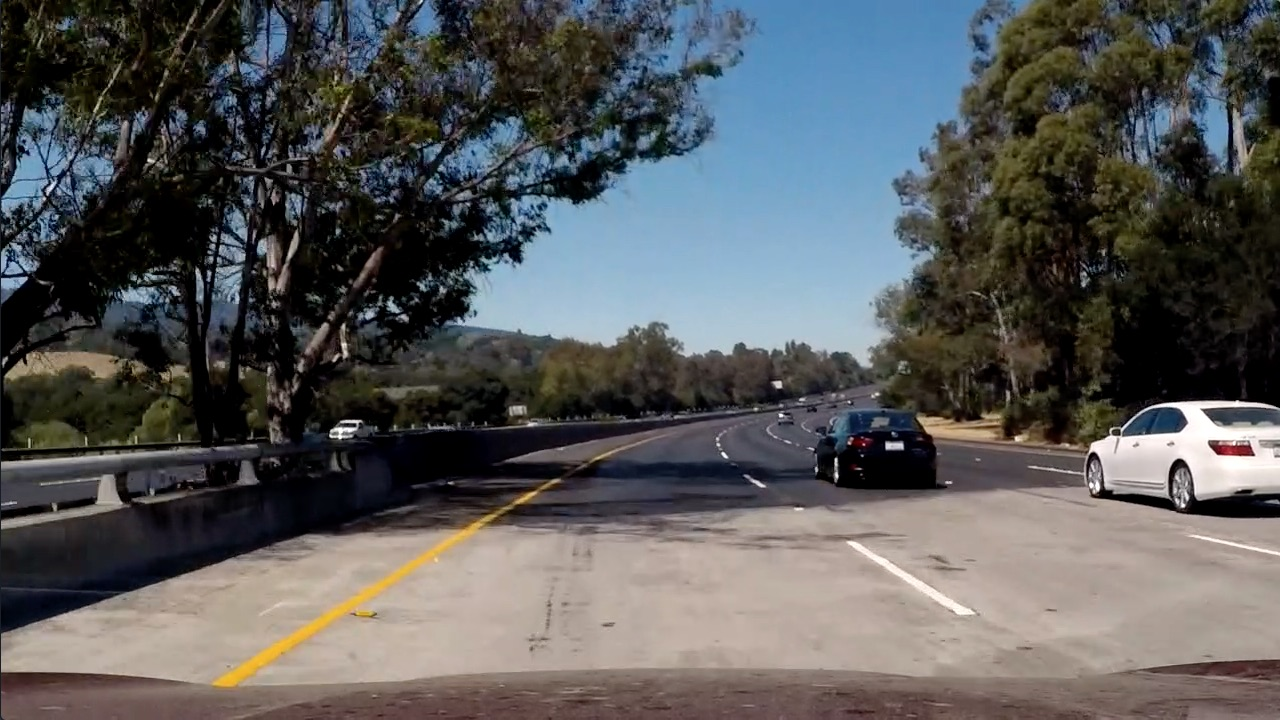
#> input picture 02_Advanced_CV/color-shadow-example.jpg, 1280 x 720 px
$ jupyter execute 3_combined.ipynb   (shell and % lines are left out)   (older library calls are emulated)
#> lines starting #> are read from the running program, lines starting #| are printed output that depends on the picture; after the words box and inside, x2 and y2 are one past the last pixel; in counts of white or black regions, pixels touching at a corner belong together
### 02_Advanced_CV/threshold_utils.py
import numpy as np
import cv2
import matplotlib.pyplot as plt
import matplotlib.image as mpimg
import pickle
import glob
import os

def plot_pics(images=[], title=[]):
    rows, columns = 1, len(images)
    fig, plot_array = plt.subplots(rows, columns, figsize=(20,10))

    for index, plot in enumerate(plot_array.ravel()):
        plot.imshow(images[index], cmap='gray')
        if len(title) == 0 or len(title) != len(images):
            plot.set_title(index)
        else:
            plot.set_title(title[index])

    plt.draw()

def abs_sobel_thresh(img_channel, orient='x', thresh_min=20, thresh_max=100):

    if orient == 'x':
        abs_sobel = np.absolute(cv2.Sobel(img_channel, cv2.CV_64F, 1, 0))
    if orient == 'y':
        abs_sobel = np.absolute(cv2.Sobel(img_channel, cv2.CV_64F, 0, 1))

    # convert to 8-bit (range from 0 to 255)
    # work the same on input images of different scales, like jpg vs. png
    scaled_sobel = np.uint8(255*abs_sobel/np.max(abs_sobel))

    binary_output = np.zeros_like(scaled_sobel)
    binary_output[(scaled_sobel >= thresh_min) & (scaled_sobel <= thresh_max)] = 1

    return binary_output


# [29 lines left out: functions mag_threshold, dir_threshold, not called in this run]

def channel_thresh(img_channel, thresh_min=0, thresh_max=255):
#     hls = cv2.cvtColor(img, cv2.COLOR_BGR2HLS)
#     s_channel = hls[:,:,2]
    binary_output = np.zeros_like(img_channel)
    binary_output[(img_channel > thresh_min) & (img_channel <=thresh_max)] = 1
    return binary_output

# [6 lines left out: function display_all_filters, not called in this run]

### 02_Advanced_CV/3_combined.ipynb
[cell 1]
import numpy as np
import cv2
import matplotlib.pyplot as plt
import matplotlib.image as mpimg
import pickle
import glob
import os

[cell 2]
from threshold_utils import *

Pipeline
1. undistort
2. threshold
    - try out various combinations of color and gradient thresholds
3. perspective transform;
    - identify four source points for your perspective transform
    - the test of whether or not you got the transform correct, is that the lane lines should appear parallel in the warped images, whether they are straight or curved.

[cell 3]
image = cv2.imread('./color-shadow-example.jpg')
#> image is the input picture: shape (720, 1280, 3); mean B, G, R 89.8, 89.3, 88.5
gray_image = cv2.cvtColor(image, cv2.COLOR_BGR2GRAY)
target_img = cv2.imread('./target_img.jpg')
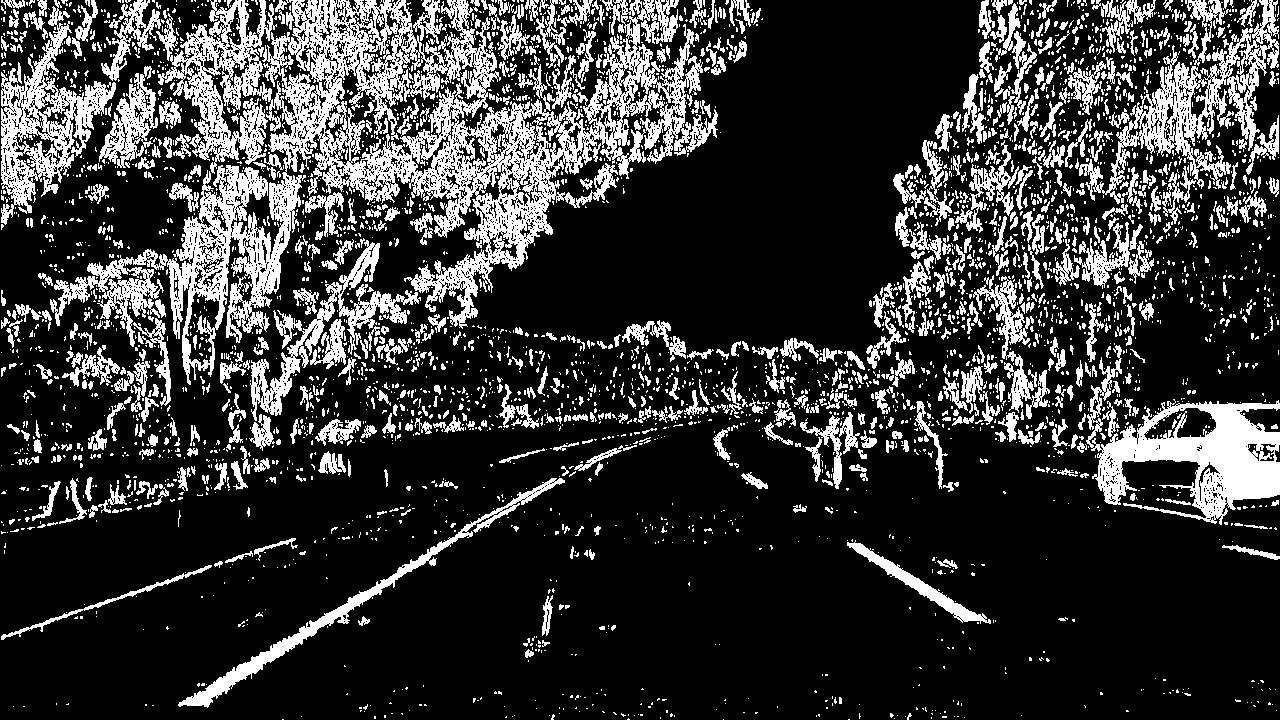
#> input picture 02_Advanced_CV/target_img.jpg, 1280 x 720 px
#> target_img is the input picture: shape (720, 1280, 3); min 0, max 255, mean 55.1

[cell 4]
hls = cv2.cvtColor(image, cv2.COLOR_BGR2HLS)
#> hls: shape (720, 1280, 3); mean of channels 0, 1, 2 55.5, 89.2, 70.1
H = hls[:,:,0]; L = hls[:,:,1]; S = hls[:,:,2]
# plot_pics([H, L, S], ['H', 'L', 'S'])

[cell 5]
H = channel_thresh(H, 110, 255)
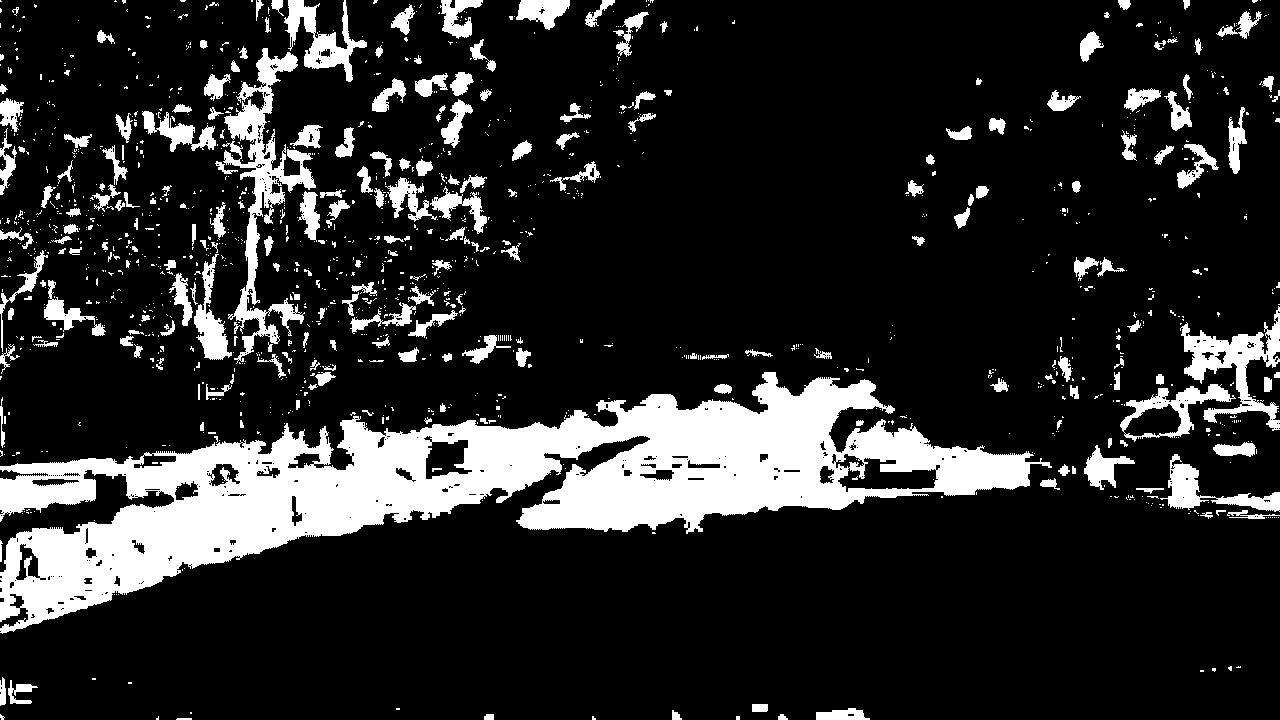
#> H: shape (720, 1280); values 0 (black) and 1 (white), 16.4% white; 1358 white regions (1116 under 20 px), largest, box (x1, y1, x2, y2) and area: (0, 372, 1052, 634) 92097, (222, 48, 316, 364) 7277, (1180, 306, 1280, 431) 4031
S = channel_thresh(S, 120, 255)
#> S: shape (720, 1280); values 0 (black) and 1 (white), 13.3% white; 3184 white regions (2596 under 20 px), largest, box (x1, y1, x2, y2) and area: (247, 430, 567, 540) 9492, (78, 0, 203, 153) 4996, (1, 0, 112, 114) 4139
S_combined = np.zeros_like(S)
S_combined[(H == 0) & (S == 1)] = 1
# color_binary = np.dstack((np.zeros_like(S), S, H)) * 255
# plt.imshow(color_binary)
# plot_pics([H, S, S_combined])

[cell 6]
# display_all_filters(gray_image)

[cell 7]
x_image = abs_sobel_thresh(gray_image, orient='x')
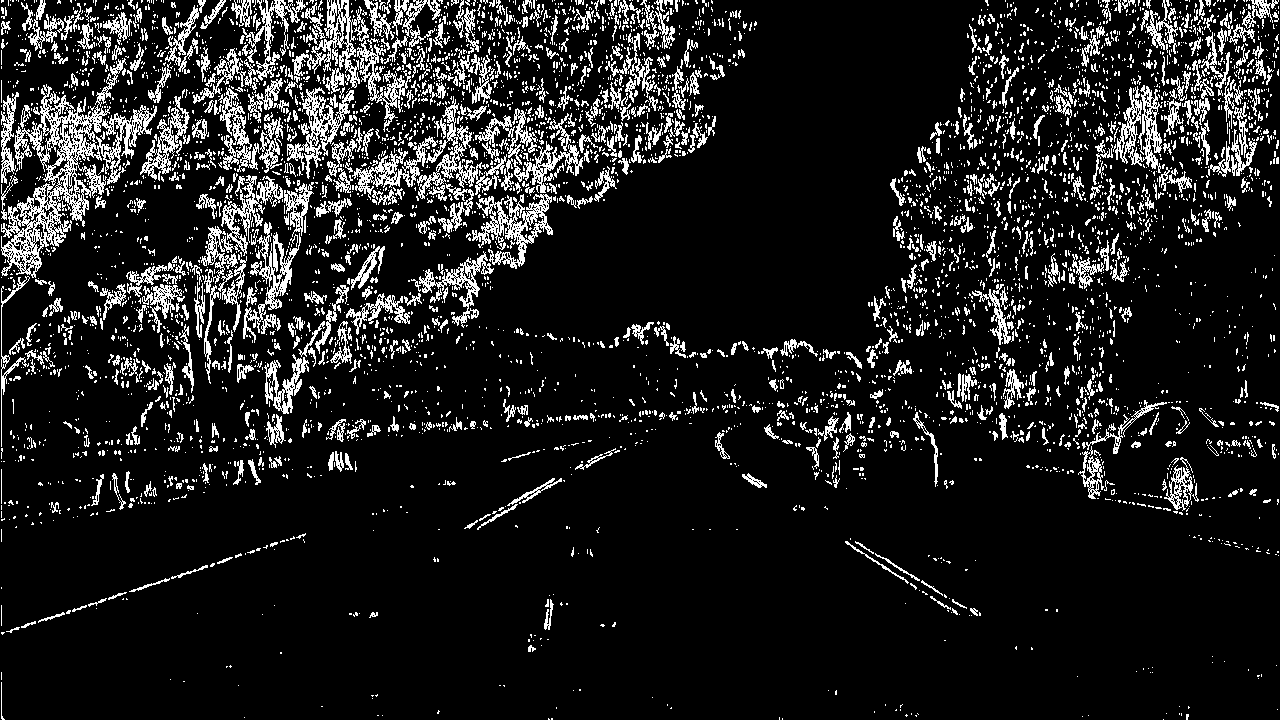
#> x_image: shape (720, 1280); values 0 (black) and 1 (white), 12.1% white in thin lines or dots
combined_image = np.zeros_like(x_image)
combined_image[(S_combined ==1) | (x_image == 1)] = 1
plot_pics([target_img, combined_image])
#> in plot_pics, `rows, columns = 1, len(images)`: rows = 1; columns = 2
#> the loop in plot_pics, `for index, plot in enumerate(plot_array.ravel()):` made 2 passes

[cell 8]
def warp(img):
    # Define calibration box in source (original)
    # and destination (desired orwarped) coordinates

    img_size = (img.shape[1], img.shape[0])

    src = np.float32(
        [[162, 718],
         [551, 481],
         [750, 481],
         [1133, 718]])

    dst = np.float32(
        [[350, 718],
         [350, 481],
         [940, 481],
         [940, 718]])

    # compute transformation
    M = cv2.getPerspectiveTransform(src, dst)

    # compute inverse transformation by swapping the input parameter
    Minv = cv2.getPerspectiveTransform(dst, src)

    # create warped image - use linear interpolation
    warped = cv2.warpPerspective(img, M, img_size, flags=cv2.INTER_LINEAR)

    return warped
binary_warped = warp(combined_image)
plot_pics([combined_image, binary_warped])

## Line Finding Method: Peaks in a Histogram

[cell 9]
histogram = np.sum(binary_warped[binary_warped.shape[0]//2:,:], axis=0)
plt.plot(histogram)

## Implement Sliding Windows (Inefficient)

[cell 10]
def find_lane_pixels(binary_warped):
    histogram = np.sum(binary_warped[binary_warped.shape[0]//2:,:], axis=0)
    # Create an output image to draw on and visualize the result
    out_img = np.dstack((binary_warped, binary_warped, binary_warped))
    # Find the peak of the left and right halves of the histogram
    # These will be the starting point for the left and right lines
    midpoint = np.int(histogram.shape[0]//2)
    leftx_base = np.argmax(histogram[:midpoint])
    rightx_base = np.argmax(histogram[midpoint:]) + midpoint

    # HYPERPARAMETERS
    nwindows = 9  # Choose the number of sliding windows
    margin = 100  # Set the width of the windows +/- margin
    minpix = 50   # Set minimum number of pixels found to recenter window

    # Set height of windows - based on nwindows above and image shape
    window_height = np.int(binary_warped.shape[0]//nwindows)
    # Identify the x and y positions of all nonzero pixels in the image
    nonzero = binary_warped.nonzero()
    nonzeroy = np.array(nonzero[0])
    nonzerox = np.array(nonzero[1])
    # Current positions to be updated later for each window in nwindows
    leftx_current = leftx_base
    rightx_current = rightx_base

    # Create empty lists to receive left and right lane pixel indices
    left_lane_inds = []
    right_lane_inds = []

    # Step through the windows one by one
    for window in range(nwindows):
        # Identify window boundaries in x and y (and right and left)
        win_y_low = binary_warped.shape[0] - (window+1)*window_height
        win_y_high = binary_warped.shape[0] - window*window_height
        win_xleft_low = leftx_current - margin
        win_xleft_high = leftx_current + margin
        win_xright_low = rightx_current - margin
        win_xright_high = rightx_current + margin

        # Draw the windows on the visualization image
        cv2.rectangle(out_img,(win_xleft_low,win_y_low),
                              (win_xleft_high,win_y_high),(0,255,0), 2)
        cv2.rectangle(out_img,(win_xright_low,win_y_low),
                              (win_xright_high,win_y_high),(0,255,0), 2)

        # Identify the nonzero pixels in x and y within the window #
        good_left_inds = ((nonzeroy >= win_y_low) & (nonzeroy < win_y_high) &
                          (nonzerox >= win_xleft_low) &  (nonzerox < win_xleft_high)).nonzero()[0]
        good_right_inds = ((nonzeroy >= win_y_low) & (nonzeroy < win_y_high) &
                           (nonzerox >= win_xright_low) &  (nonzerox < win_xright_high)).nonzero()[0]

        # Append these indices to the lists
        left_lane_inds.append(good_left_inds)
        right_lane_inds.append(good_right_inds)

        # If you found > minpix pixels, recenter next window on their mean position
        if len(good_left_inds) > minpix:
            leftx_current = np.int(np.mean(nonzerox[good_left_inds]))
        if len(good_right_inds) > minpix:
            rightx_current = np.int(np.mean(nonzerox[good_right_inds]))

    # Concatenate the arrays of indices (previously was a list of lists of pixels)
    try:
        left_lane_inds = np.concatenate(left_lane_inds)
        right_lane_inds = np.concatenate(right_lane_inds)
    except ValueError:
        # Avoids an error if the above is not implemented fully
        pass

    # Extract left and right line pixel positions
    leftx = nonzerox[left_lane_inds]
    lefty = nonzeroy[left_lane_inds]
    rightx = nonzerox[right_lane_inds]
    righty = nonzeroy[right_lane_inds]

    return leftx, lefty, rightx, righty, out_img


def fit_polynomial(binary_warped):
    # Find our lane pixels first
    leftx, lefty, rightx, righty, out_img = find_lane_pixels(binary_warped)
#> binary_warped: shape (720, 1280); values 0 (black) and 1 (white), 5.6% white; 248 white regions (166 under 20 px), largest, box (x1, y1, x2, y2) and area: (984, 0, 1184, 308) 9030, (357, 121, 438, 427) 8751, (317, 556, 387, 712) 3981

    # Fit a second order polynomial to each using `np.polyfit`
    left_fit = np.polyfit(lefty, leftx, 2)
    right_fit = np.polyfit(righty, rightx, 2)

    # Generate x and y values for plotting
    ploty = np.linspace(0, binary_warped.shape[0]-1, binary_warped.shape[0] )
    try:
        left_fitx = left_fit[0]*ploty**2 + left_fit[1]*ploty + left_fit[2]
        right_fitx = right_fit[0]*ploty**2 + right_fit[1]*ploty + right_fit[2]
    except TypeError:
        # Avoids an error if `left` and `right_fit` are still none or incorrect
        print('The function failed to fit a line!')
        left_fitx = 1*ploty**2 + 1*ploty
        right_fitx = 1*ploty**2 + 1*ploty

    ## Visualization ##
    # Colors in the left and right lane regions
    out_img[lefty, leftx] = [255, 0, 0]
    out_img[righty, rightx] = [0, 0, 255]

    # Plots the left and right polynomials on the lane lines
    plt.plot(left_fitx, ploty, color='yellow')
    plt.plot(right_fitx, ploty, color='yellow')

    return out_img, left_fit, right_fit

[cell 11]
out_img, left_fit, right_fit = fit_polynomial(binary_warped)
#> left_fit = [0.000375, -0.482, 502.8]; right_fit = [0.000802, -0.888, 1180.5]
plt.imshow(out_img)
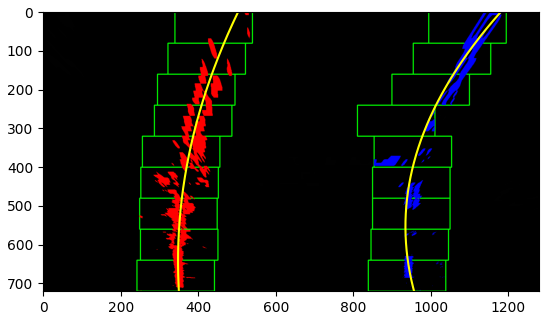
#> figure drawn by matplotlib, 1 panel
#> (the rest of the program and of its run is left out)
